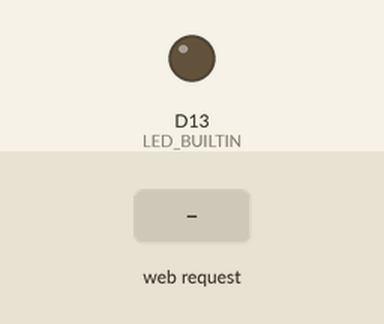
The sketch below on a simulated Arduino Uno R4 WiFi. On the bench: output pins drawn as LEDs (lit = HIGH). The inputs (shaded band) are chosen by the test bench. What the sketch prints to the serial monitor is not drawn.

Above: at 4.2 s.
4.3 s: HTTP request GET /H received
At 5.1 s:
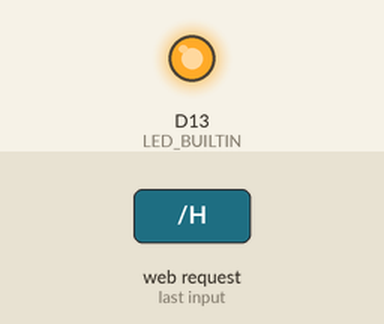
5.8 s: HTTP request GET /L received
At 6.2 s:
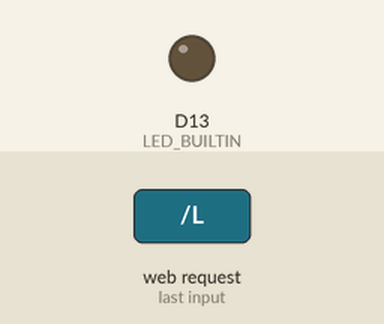
7.3 s: HTTP request GET /T received
At 8.6 s:
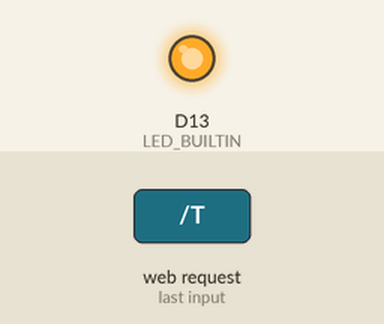
Timing chart, 0 to 10.3 s (numbered marks = the images above; inputs shaded):
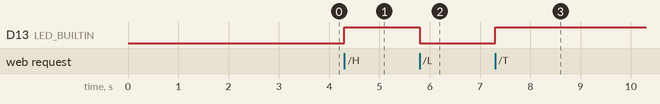

Measured:
- after the input at 4.3 s, D13 (LED_BUILTIN): LOW → HIGH at once
- after the input at 5.8 s, D13 (LED_BUILTIN): HIGH → LOW at once
- after the input at 7.3 s, D13 (LED_BUILTIN): LOW → HIGH at once

The sketch:

arduino_uno_R4_code_colorfulButtons.ino
```cpp
#include "WiFiS3.h"

char ssid[] = "UNO_R4_Hotspot";
char pass[] = "12345678";

int status = WL_IDLE_STATUS;
WiFiServer server(80);
bool ledState = false; // <-- NEW: Tracks whether the light is ON or OFF

void setup() {
  Serial.begin(9600);
  pinMode(LED_BUILTIN, OUTPUT);
  digitalWrite(LED_BUILTIN, LOW);

  while (!Serial) {
    ; // Wait for Serial Monitor to open
  }

  if (WiFi.status() == WL_NO_MODULE) {
    Serial.println("Communication with WiFi module failed!");
    while (true);
  }

  status = WiFi.beginAP(ssid, pass);
  if (status != WL_AP_LISTENING) {
    Serial.println("Creating access point failed!");
    while (true);
  }

  delay(3000);
  server.begin();
  Serial.println("Wi-Fi Broadcast Active!");
  Serial.print("IP Address: ");
  Serial.println(WiFi.localIP());
}

void loop() {
  WiFiClient client = server.available();

  if (client) {
    String currentLine = "";
    while (client.connected()) {
      if (client.available()) {
        char c = client.read();
        if (c == '\n') {
          if (currentLine.length() == 0) {
            // Send HTTP header
            client.println("HTTP/1.1 200 OK");
            client.println("Content-type:text/html");
            client.println();

            // <-- NEW: Mobile scaling and CSS styling for clean buttons
            client.println("<!DOCTYPE html><html><head>");
            client.println("<meta name='viewport' content='width=device-width, initial-scale=1'>");
            client.println("<style>");
            client.println("body { font-family: Arial, sans-serif; text-align: center; background-color: #f4f4f9; margin-top: 40px; }");
            client.println(".btn { display: inline-block; width: 220px; padding: 18px; margin: 10px; font-size: 20px; font-weight: bold; color: white; text-decoration: none; border-radius: 10px; border: none; cursor: pointer; }");
            client.println(".on { background-color: #28a745; }");
            client.println(".off { background-color: #dc3545; }");
            client.println(".toggle { background-color: #007bff; }");
            client.println(".status { font-size: 22px; margin: 20px; font-weight: bold; }");
            client.println("</style></head><body>");

            client.println("<h1>UNO R4 WiFi Control</h1>");

            // <-- NEW: Display current light status on the web page
            client.print("<div class='status'>Light Status: ");
            client.print(ledState ? "<span style='color:#28a745;'>ON</span>" : "<span style='color:#dc3545;'>OFF</span>");
            client.println("</div>");

            // <-- NEW: Three styled action buttons (ON, OFF, and TOGGLE)
            client.println("<div><a href='/H' class='btn on'>TURN ON</a></div>");
            client.println("<div><a href='/L' class='btn off'>TURN OFF</a></div>");
            client.println("<div><a href='/T' class='btn toggle'>TOGGLE LIGHT</a></div>");

            client.println("</body></html>");
            client.println();
            break;
          } else {
            currentLine = "";
          }
        } else if (c != '\r') {
          currentLine += c;
        }

        // Check incoming URL requests
        if (currentLine.endsWith("GET /H")) {
          ledState = true;
          digitalWrite(LED_BUILTIN, HIGH);
        }
        if (currentLine.endsWith("GET /L")) {
          ledState = false;
          digitalWrite(LED_BUILTIN, LOW);
        }
        // <-- NEW: Handle the single Toggle button
        if (currentLine.endsWith("GET /T")) {
          ledState = !ledState;
          digitalWrite(LED_BUILTIN, ledState ? HIGH : LOW);
        }
      }
    }
    client.stop();
  }
}
```
